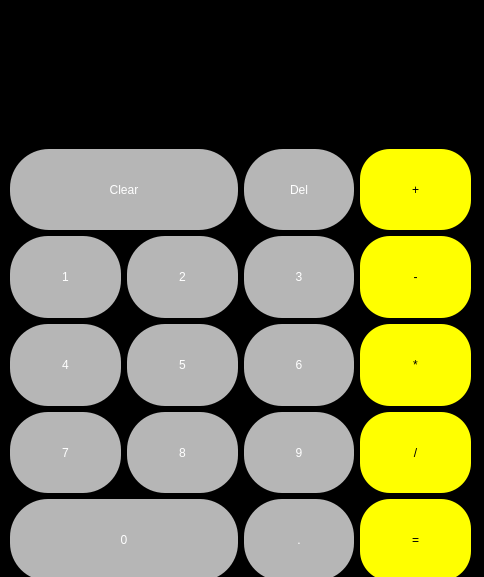
<?xml version="1.0" encoding="UTF-8"?>
<ui version="4.0">
 <class>CalculatorBYyRon</class>
 <widget class="QDialog" name="CalculatorBYyRon">
  <property name="geometry">
   <rect>
    <x>0</x>
    <y>0</y>
    <width>484</width>
    <height>577</height>
   </rect>
  </property>
  <property name="windowTitle">
   <string>CalculatorByRON</string>
  </property>
  <property name="styleSheet">
   <string notr="true">background-color:rgb(0, 0, 0);</string>
  </property>
  <widget class="QWidget" name="gridLayoutWidget">
   <property name="geometry">
    <rect>
     <x>10</x>
     <y>10</y>
     <width>461</width>
     <height>571</height>
    </rect>
   </property>
   <layout class="QGridLayout" name="gridLayout">
    <item row="6" column="3">
     <widget class="QPushButton" name="push_Equals">
      <property name="sizePolicy">
       <sizepolicy hsizetype="MinimumExpanding" vsizetype="Preferred">
        <horstretch>0</horstretch>
        <verstretch>8</verstretch>
       </sizepolicy>
      </property>
      <property name="styleSheet">
       <string notr="true">QPushButton {
	font: 75 25pt &quot;MS Shell Dlg 2&quot;;
	
	background-color: rgb(255, 255, 0);
	color: rgb(0, 0, 0);
	border-radius: 30px;
}

QPushButton:hover{

	
	color: rgb(255, 255, 255);
	
	background-color: rgb(193, 193, 193);

}</string>
      </property>
      <property name="text">
       <string>=</string>
      </property>
      <property name="shortcut">
       <string>=</string>
      </property>
     </widget>
    </item>
    <item row="5" column="1">
     <widget class="QPushButton" name="push_8">
      <property name="sizePolicy">
       <sizepolicy hsizetype="MinimumExpanding" vsizetype="Preferred">
        <horstretch>0</horstretch>
        <verstretch>8</verstretch>
       </sizepolicy>
      </property>
      <property name="styleSheet">
       <string notr="true">QPushButton {
	font: 75 25pt &quot;MS Shell Dlg 2&quot;;
	
	background-color: rgb(182, 182, 182);
	color: rgb(255, 255, 255);
	border-radius: 38px;
}

QPushButton:hover{

	
	color: rgb(0, 0, 0);
	background-color: rgb(255, 255, 0);

}</string>
      </property>
      <property name="text">
       <string>8</string>
      </property>
      <property name="shortcut">
       <string>8</string>
      </property>
     </widget>
    </item>
    <item row="3" column="0">
     <widget class="QPushButton" name="push_1">
      <property name="sizePolicy">
       <sizepolicy hsizetype="MinimumExpanding" vsizetype="Preferred">
        <horstretch>0</horstretch>
        <verstretch>8</verstretch>
       </sizepolicy>
      </property>
      <property name="styleSheet">
       <string notr="true">QPushButton {
	font: 75 25pt &quot;MS Shell Dlg 2&quot;;
	
	background-color: rgb(182, 182, 182);
	color: rgb(255, 255, 255);
	border-radius: 38px;
}

QPushButton:hover{

	
	color: rgb(0, 0, 0);
	background-color: rgb(255, 255, 0);

}</string>
      </property>
      <property name="text">
       <string>1</string>
      </property>
      <property name="shortcut">
       <string>1</string>
      </property>
     </widget>
    </item>
    <item row="4" column="3">
     <widget class="QPushButton" name="push_Multiply">
      <property name="sizePolicy">
       <sizepolicy hsizetype="MinimumExpanding" vsizetype="Preferred">
        <horstretch>0</horstretch>
        <verstretch>8</verstretch>
       </sizepolicy>
      </property>
      <property name="layoutDirection">
       <enum>Qt::LeftToRight</enum>
      </property>
      <property name="styleSheet">
       <string notr="true">QPushButton {
	font: 75 25pt &quot;MS Shell Dlg 2&quot;;
	
	background-color: rgb(255, 255, 0);
	color: rgb(0, 0, 0);
	border-radius: 30px;
}

QPushButton:hover{

	
	color: rgb(255, 255, 255);
	
	background-color: rgb(193, 193, 193);

}</string>
      </property>
      <property name="text">
       <string>*</string>
      </property>
      <property name="shortcut">
       <string>*</string>
      </property>
     </widget>
    </item>
    <item row="3" column="2">
     <widget class="QPushButton" name="push_3">
      <property name="sizePolicy">
       <sizepolicy hsizetype="MinimumExpanding" vsizetype="Preferred">
        <horstretch>0</horstretch>
        <verstretch>8</verstretch>
       </sizepolicy>
      </property>
      <property name="styleSheet">
       <string notr="true">QPushButton {
	font: 75 25pt &quot;MS Shell Dlg 2&quot;;
	
	background-color: rgb(182, 182, 182);
	color: rgb(255, 255, 255);
	border-radius: 38px;
}

QPushButton:hover{

	
	color: rgb(0, 0, 0);
	background-color: rgb(255, 255, 0);

}</string>
      </property>
      <property name="text">
       <string>3</string>
      </property>
      <property name="shortcut">
       <string>3</string>
      </property>
     </widget>
    </item>
    <item row="4" column="0">
     <widget class="QPushButton" name="push_4">
      <property name="sizePolicy">
       <sizepolicy hsizetype="MinimumExpanding" vsizetype="Preferred">
        <horstretch>0</horstretch>
        <verstretch>8</verstretch>
       </sizepolicy>
      </property>
      <property name="styleSheet">
       <string notr="true">QPushButton {
	font: 75 25pt &quot;MS Shell Dlg 2&quot;;
	
	background-color: rgb(182, 182, 182);
	color: rgb(255, 255, 255);
	border-radius: 38px;
}

QPushButton:hover{

	
	color: rgb(0, 0, 0);
	background-color: rgb(255, 255, 0);

}</string>
      </property>
      <property name="text">
       <string>4</string>
      </property>
      <property name="shortcut">
       <string>4</string>
      </property>
     </widget>
    </item>
    <item row="5" column="3">
     <widget class="QPushButton" name="push_Divide">
      <property name="sizePolicy">
       <sizepolicy hsizetype="MinimumExpanding" vsizetype="Preferred">
        <horstretch>0</horstretch>
        <verstretch>8</verstretch>
       </sizepolicy>
      </property>
      <property name="styleSheet">
       <string notr="true">QPushButton {
	font: 75 25pt &quot;MS Shell Dlg 2&quot;;
	
	background-color: rgb(255, 255, 0);
	color: rgb(0, 0, 0);
	border-radius: 30px;
}

QPushButton:hover{

	
	color: rgb(255, 255, 255);
	
	background-color: rgb(193, 193, 193);

}</string>
      </property>
      <property name="text">
       <string>/</string>
      </property>
      <property name="shortcut">
       <string>/</string>
      </property>
     </widget>
    </item>
    <item row="3" column="3">
     <widget class="QPushButton" name="push_Subtract">
      <property name="sizePolicy">
       <sizepolicy hsizetype="MinimumExpanding" vsizetype="Preferred">
        <horstretch>0</horstretch>
        <verstretch>8</verstretch>
       </sizepolicy>
      </property>
      <property name="styleSheet">
       <string notr="true">QPushButton {
	font: 75 25pt &quot;MS Shell Dlg 2&quot;;
	
	background-color: rgb(255, 255, 0);
	color: rgb(0, 0, 0);
	border-radius: 30px;
}

QPushButton:hover{

	
	color: rgb(255, 255, 255);
	
	background-color: rgb(193, 193, 193);

}</string>
      </property>
      <property name="text">
       <string>-</string>
      </property>
      <property name="shortcut">
       <string>-</string>
      </property>
     </widget>
    </item>
    <item row="4" column="2">
     <widget class="QPushButton" name="push_6">
      <property name="sizePolicy">
       <sizepolicy hsizetype="MinimumExpanding" vsizetype="Preferred">
        <horstretch>0</horstretch>
        <verstretch>8</verstretch>
       </sizepolicy>
      </property>
      <property name="styleSheet">
       <string notr="true">QPushButton {
	font: 75 25pt &quot;MS Shell Dlg 2&quot;;
	
	background-color: rgb(182, 182, 182);
	color: rgb(255, 255, 255);
	border-radius: 38px;
}

QPushButton:hover{

	
	color: rgb(0, 0, 0);
	background-color: rgb(255, 255, 0);

}</string>
      </property>
      <property name="text">
       <string>6</string>
      </property>
      <property name="shortcut">
       <string>6</string>
      </property>
     </widget>
    </item>
    <item row="5" column="2">
     <widget class="QPushButton" name="push_9">
      <property name="sizePolicy">
       <sizepolicy hsizetype="MinimumExpanding" vsizetype="Preferred">
        <horstretch>0</horstretch>
        <verstretch>8</verstretch>
       </sizepolicy>
      </property>
      <property name="styleSheet">
       <string notr="true">QPushButton {
	font: 75 25pt &quot;MS Shell Dlg 2&quot;;
	
	background-color: rgb(182, 182, 182);
	color: rgb(255, 255, 255);
	border-radius: 38px;
}

QPushButton:hover{

	
	color: rgb(0, 0, 0);
	background-color: rgb(255, 255, 0);

}</string>
      </property>
      <property name="text">
       <string>9</string>
      </property>
      <property name="shortcut">
       <string>9</string>
      </property>
     </widget>
    </item>
    <item row="4" column="1">
     <widget class="QPushButton" name="push_5">
      <property name="sizePolicy">
       <sizepolicy hsizetype="MinimumExpanding" vsizetype="Preferred">
        <horstretch>0</horstretch>
        <verstretch>8</verstretch>
       </sizepolicy>
      </property>
      <property name="styleSheet">
       <string notr="true">QPushButton {
	font: 75 25pt &quot;MS Shell Dlg 2&quot;;
	
	background-color: rgb(182, 182, 182);
	color: rgb(255, 255, 255);
	border-radius: 38px;
}

QPushButton:hover{

	
	color: rgb(0, 0, 0);
	background-color: rgb(255, 255, 0);

}</string>
      </property>
      <property name="text">
       <string>5</string>
      </property>
      <property name="shortcut">
       <string>5</string>
      </property>
     </widget>
    </item>
    <item row="2" column="3">
     <widget class="QPushButton" name="push_Add">
      <property name="sizePolicy">
       <sizepolicy hsizetype="MinimumExpanding" vsizetype="Preferred">
        <horstretch>0</horstretch>
        <verstretch>8</verstretch>
       </sizepolicy>
      </property>
      <property name="styleSheet">
       <string notr="true">QPushButton {
	font: 75 25pt &quot;MS Shell Dlg 2&quot;;
	
	background-color: rgb(255, 255, 0);
	color: rgb(0, 0, 0);
	border-radius: 30px;
}

QPushButton:hover{

	
	color: rgb(255, 255, 255);
	
	background-color: rgb(193, 193, 193);

}</string>
      </property>
      <property name="text">
       <string>+</string>
      </property>
      <property name="shortcut">
       <string>+</string>
      </property>
     </widget>
    </item>
    <item row="5" column="0">
     <widget class="QPushButton" name="push_7">
      <property name="sizePolicy">
       <sizepolicy hsizetype="MinimumExpanding" vsizetype="Preferred">
        <horstretch>0</horstretch>
        <verstretch>8</verstretch>
       </sizepolicy>
      </property>
      <property name="styleSheet">
       <string notr="true">QPushButton {
	font: 75 25pt &quot;MS Shell Dlg 2&quot;;
	
	background-color: rgb(182, 182, 182);
	color: rgb(255, 255, 255);
	border-radius: 38px;
}

QPushButton:hover{

	
	color: rgb(0, 0, 0);
	background-color: rgb(255, 255, 0);

}</string>
      </property>
      <property name="text">
       <string>7</string>
      </property>
      <property name="shortcut">
       <string>7</string>
      </property>
     </widget>
    </item>
    <item row="2" column="2">
     <widget class="QPushButton" name="push_Del">
      <property name="sizePolicy">
       <sizepolicy hsizetype="MinimumExpanding" vsizetype="Preferred">
        <horstretch>0</horstretch>
        <verstretch>8</verstretch>
       </sizepolicy>
      </property>
      <property name="styleSheet">
       <string notr="true">QPushButton {
	font: 75 23pt &quot;MS Shell Dlg 2&quot;;
	
	background-color: rgb(182, 182, 182);
	color: rgb(255, 255, 255);
	border-radius: 39px;
}

QPushButton:hover{

	
	color: rgb(0, 0, 0);
	background-color: rgb(255, 255, 0);

}</string>
      </property>
      <property name="text">
       <string>Del</string>
      </property>
      <property name="shortcut">
       <string>Ctrl+S</string>
      </property>
     </widget>
    </item>
    <item row="6" column="2">
     <widget class="QPushButton" name="push_Dot">
      <property name="sizePolicy">
       <sizepolicy hsizetype="MinimumExpanding" vsizetype="Preferred">
        <horstretch>0</horstretch>
        <verstretch>8</verstretch>
       </sizepolicy>
      </property>
      <property name="styleSheet">
       <string notr="true">QPushButton {
	font: 75 25pt &quot;MS Shell Dlg 2&quot;;
	
	background-color: rgb(182, 182, 182);
	color: rgb(255, 255, 255);
	border-radius: 38px;
}

QPushButton:hover{

	
	color: rgb(0, 0, 0);
	background-color: rgb(255, 255, 0);

}</string>
      </property>
      <property name="text">
       <string>.</string>
      </property>
      <property name="shortcut">
       <string>.</string>
      </property>
     </widget>
    </item>
    <item row="2" column="0" colspan="2">
     <widget class="QPushButton" name="push_Clear">
      <property name="sizePolicy">
       <sizepolicy hsizetype="MinimumExpanding" vsizetype="Preferred">
        <horstretch>0</horstretch>
        <verstretch>8</verstretch>
       </sizepolicy>
      </property>
      <property name="styleSheet">
       <string notr="true">QPushButton {
	font: 75 23pt &quot;MS Shell Dlg 2&quot;;
	
	background-color: rgb(182, 182, 182);
	color: rgb(255, 255, 255);
	border-radius: 39px;
}

QPushButton:hover{

	
	color: rgb(0, 0, 0);
	background-color: rgb(255, 255, 0);

}</string>
      </property>
      <property name="text">
       <string>Clear</string>
      </property>
     </widget>
    </item>
    <item row="6" column="0" colspan="2">
     <widget class="QPushButton" name="push_0">
      <property name="sizePolicy">
       <sizepolicy hsizetype="MinimumExpanding" vsizetype="Preferred">
        <horstretch>0</horstretch>
        <verstretch>8</verstretch>
       </sizepolicy>
      </property>
      <property name="styleSheet">
       <string notr="true">QPushButton {
	font: 75 25pt &quot;MS Shell Dlg 2&quot;;
	
	background-color: rgb(182, 182, 182);
	color: rgb(255, 255, 255);
	border-radius: 38px;
}

QPushButton:hover{

	
	color: rgb(0, 0, 0);
	background-color: rgb(255, 255, 0);

}</string>
      </property>
      <property name="text">
       <string>0</string>
      </property>
      <property name="shortcut">
       <string>0</string>
      </property>
     </widget>
    </item>
    <item row="3" column="1">
     <widget class="QPushButton" name="push_2">
      <property name="sizePolicy">
       <sizepolicy hsizetype="MinimumExpanding" vsizetype="Preferred">
        <horstretch>0</horstretch>
        <verstretch>8</verstretch>
       </sizepolicy>
      </property>
      <property name="styleSheet">
       <string notr="true">QPushButton {
	font: 75 25pt &quot;MS Shell Dlg 2&quot;;
	
	background-color: rgb(182, 182, 182);
	color: rgb(255, 255, 255);
	border-radius: 38px;
}

QPushButton:hover{

	
	color: rgb(0, 0, 0);
	background-color: rgb(255, 255, 0);

}</string>
      </property>
      <property name="text">
       <string>2</string>
      </property>
      <property name="shortcut">
       <string>2</string>
      </property>
     </widget>
    </item>
    <item row="0" column="0" colspan="4" alignment="Qt::AlignRight">
     <widget class="QLabel" name="label">
      <property name="sizePolicy">
       <sizepolicy hsizetype="MinimumExpanding" vsizetype="Preferred">
        <horstretch>0</horstretch>
        <verstretch>13</verstretch>
       </sizepolicy>
      </property>
      <property name="styleSheet">
       <string notr="true">color: rgb(255, 255, 255);
font: 75 35pt &quot;MS Shell Dlg 2&quot;;</string>
      </property>
      <property name="text">
       <string/>
      </property>
     </widget>
    </item>
   </layout>
  </widget>
 </widget>
 <resources/>
 <connections/>
</ui>
